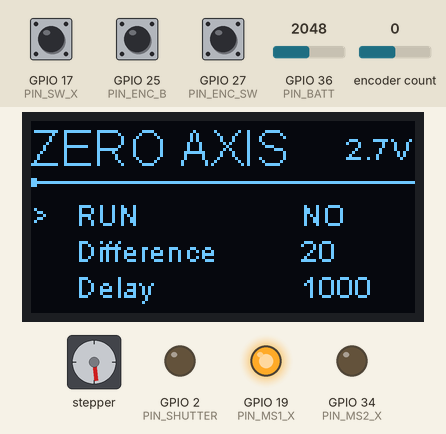
Bench run of a sketch on a simulated ESP32. Parts: stepper motor, 128×64 one-colour display, output pins drawn as LEDs (lit = HIGH). Wiring (inferred from the names in the program): stepper motor driver (200 steps per turn assumed): step GPIO 16; direction GPIO 23; enable GPIO 18. Dashed ring = blinking. Inputs (shaded band) come from the test bench; at power-on: GPIO 17 (PIN_SW_X) HIGH, GPIO 27 (PIN_ENC_SW) HIGH, encoder count 0, GPIO 25 (PIN_ENC_B) HIGH, GPIO 36 (PIN_BATT) = 2048. Pins used as bus, display or sensor lines are not drawn; what the sketch prints to the serial monitor is not drawn.

Above: at 1.2 s.
1.3 s: GPIO 17 (PIN_SW_X) pulled LOW for 0.15 s
At 2.7 s:
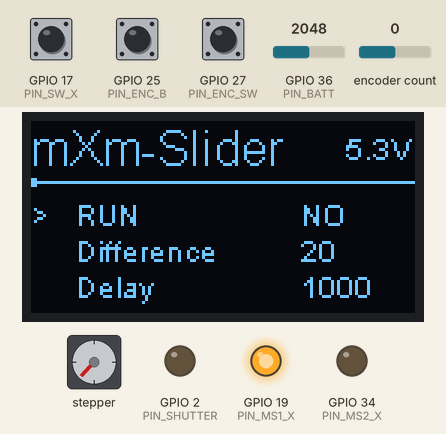
3.4 s: GPIO 27 (PIN_ENC_SW) pulled LOW for 0.15 s
At 3.87 s:
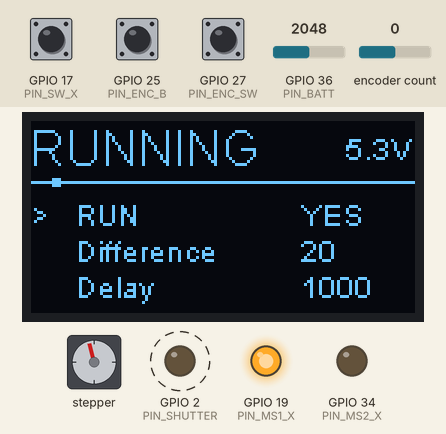
4.1 s: encoder count set to -1
At 4.5 s:
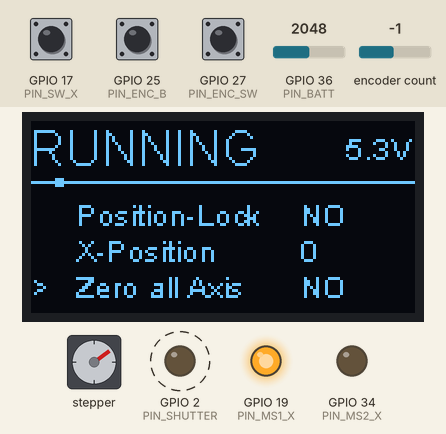
6.7 s: GPIO 27 (PIN_ENC_SW) pulled LOW for 1 s
At 7.0 s:
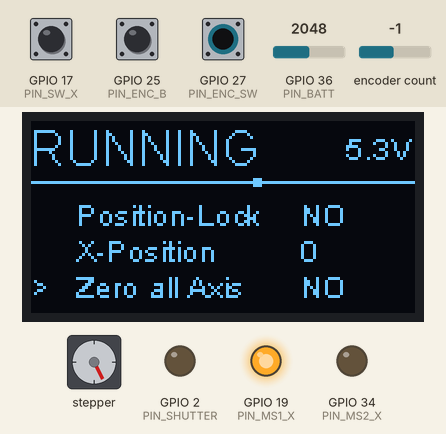
10.7 s: GPIO 17 (PIN_SW_X) pulled LOW for 1 s
At 13.1 s:
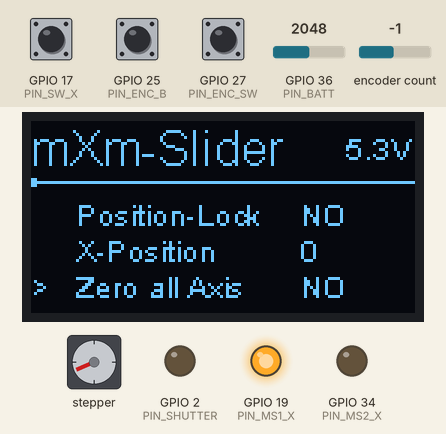
13.4 s: GPIO 27 (PIN_ENC_SW) pulled LOW for 0.15 s
At 14.0 s:
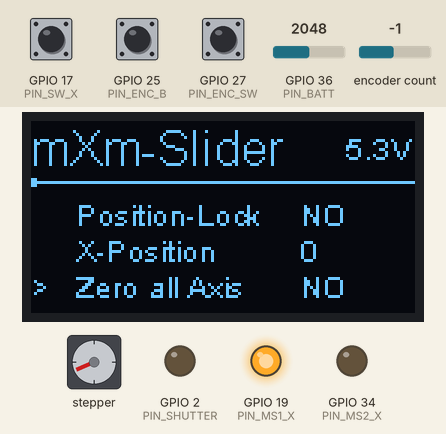
Timing chart, 0 to 64.0 s (numbered marks = the images above; inputs shaded):
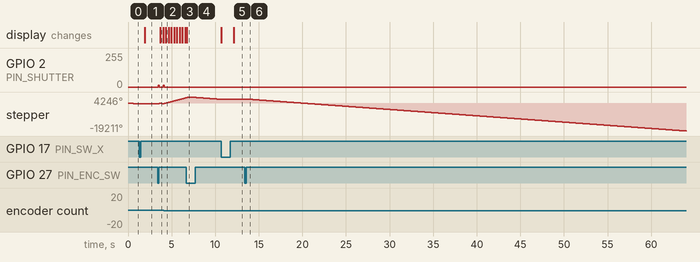

The sketch:

main.ino
```cpp
#include <Wire.h>
#include <RotaryEncoder.h>
#include <SSD1306Wire.h>
#include <esp_wifi.h>
#include <esp_bt.h>

#define X_MAX 4000

#define PIN_DIR_X 23
#define PIN_STEP_X 16
#define PIN_MS1_X 19
#define PIN_MS2_X 34
#define PIN_EN_X 18

#define PIN_DIR_Y 35
#define PIN_STEP_Y 32
#define PIN_SW_X 17
#define PIN_SW_Y 5

#define PIN_SHUTTER 2

#define PIN_BATT A0

#define PIN_ENC_A 26
#define PIN_ENC_B 25
#define PIN_ENC_SW 27

hw_timer_t * timer = NULL;
TaskHandle_t xTask1;
TaskHandle_t xTask2;

RotaryEncoder encoder(PIN_ENC_A, PIN_ENC_B);
SSD1306Wire display(0x3c, 21, 22);

int batt = 0;
int part = 0;
int encoder_click = 0;

int set_accelX = 500;
int set_posY = 0;
int set_accelY = 500;

volatile int stage = 0;
volatile int position = 0;
volatile int gotopos = 0;

enum {
	STAGE_GOTO,
	STAGE_WAIT,
	STAGE_EXPOSE,
	STAGE_DELAY,
	STAGE_LAST
};

// menu
enum {
	MENU_INT,
	MENU_UINT,
	MENU_BOOL,
};
typedef struct {
	char text[20];
	uint8_t type;
	uint8_t steps;
	uint8_t updated;
	int16_t value;
	int16_t last;
	int16_t min;
	int16_t max;
} MENU;
#define MENU_DE 3

enum {
	M_RUN,
	M_DIFF,
	M_DELAY,
	M_WAIT,
	M_EXPOS,
	M_START,
	M_END,
	M_SPEED,
	M_ACCEL,
	M_POSLOCK,
	M_XPOS,
	M_ZERO,
	M_LAST
};

volatile int menu_s = 0;
volatile int menu_n = 1;
volatile MENU menu[M_LAST] = {
	{"RUN", MENU_BOOL, 1, 1, 0, 0, 0, 1},
	{"Difference", MENU_INT, 10, 1, 20, 0, 1, X_MAX},
	{"Delay", MENU_INT, 100, 1, 1000, 0, 0, 30000},
	{"Wait", MENU_INT, 10, 0, 300, 0, 0, 1000},
	{"Exposure", MENU_INT, 100, 0, 100, 0, 10, 30000},
	{"Start-Position", MENU_INT, 100, 1, 0, 0, 0, X_MAX},
	{"End-Position", MENU_INT, 100, 1, X_MAX, 0, 0, X_MAX},
	{"Speed", MENU_INT, 5, 1, 1, 0, 1, 100},
	{"Acceleration", MENU_INT, 10, 1, 500, 0, 1, 400},
	{"Position-Lock", MENU_BOOL, 1, 1, 0, 0, 0, 1},
	{"X-Position", MENU_UINT, 1, 1, 0, 0, -18, 18},
	{"Zero all Axis", MENU_BOOL, 1, 1, 1, 0, 0, 1},
};

void IRAM_ATTR isr_encoder() {
	encoder.tick();
}

volatile uint8_t redraw = 1;
volatile int16_t M_XPOS_last = 0;

void draw_menu() {
	int n = 0;
	int m_y = 25;
	char tmpstr[10];
	int ms = 0;
	if (menu_s == 0) {
		menu_n = encoder.getPosition();
		if (menu_n >= M_LAST) {
			menu_n = 0;
			encoder.setPosition(menu_n);
		} else if (menu_n < 0) {
			menu_n = M_LAST - 1;
			encoder.setPosition(menu_n);
		}
	} else {
		menu[menu_n].value = encoder.getPosition() * menu[menu_n].steps;
		if (menu[menu_n].value < menu[menu_n].min) {
			menu[menu_n].value = menu[menu_n].min;
			encoder.setPosition(menu[menu_n].value / menu[menu_n].steps);
		} else if (menu[menu_n].value > menu[menu_n].max) {
			menu[menu_n].value = menu[menu_n].max;
			encoder.setPosition(menu[menu_n].value / menu[menu_n].steps);
		}
		if (menu[menu_n].last != menu[menu_n].value) {
			menu[menu_n].updated = 1;
			menu[menu_n].last = menu[menu_n].value;
			if (menu[M_DELAY].value - menu[M_WAIT].value - menu[M_EXPOS].value < 0) {
				menu[M_DELAY].value = menu[M_WAIT].value + menu[M_EXPOS].value;
				encoder.setPosition(menu[menu_n].value / menu[menu_n].steps);
			}
		}
	}
	if (digitalRead(PIN_ENC_SW) == 0) {
		encoder_click = 1;
	}
	if (encoder_click == 1) {
		if (menu_s == 0) {
			if (menu[menu_n].type == MENU_BOOL) {
				menu[menu_n].value = 1 - menu[menu_n].value;
				menu[menu_n].updated = 1;
				menu[menu_n].last = menu[menu_n].value;
			} else {
				menu_s = 1;
				encoder.setPosition(menu[menu_n].value / menu[menu_n].steps);
			}
		} else {
			menu_s = 0;
			encoder.setPosition(menu_n);
			menu[M_XPOS].value = 0;
		}
		delay(300);
		encoder_click = 0;
	}
	if (menu_n < (MENU_DE - 1) / 2) {
		ms = 0;
	} else if (menu_n > M_LAST - (MENU_DE + 1) / 2) {
		ms = M_LAST - MENU_DE;
	} else {
		ms = menu_n - (MENU_DE - 1) / 2;
	}
	display.clear();
	if (menu[M_RUN].value == 1) {
		display.setFont(ArialMT_Plain_16);
		display.drawString(0, 0, "RUNNING");
	} else if (menu[M_ZERO].value == 1) {
		display.setFont(ArialMT_Plain_16);
		display.drawString(0, 0, "ZERO AXIS");
	} else {
		display.setFont(ArialMT_Plain_16);
		display.drawString(0, 0, "mXm-Slider");
	}
	// draw position-bar
	int cpos = position;
	int lpos = cpos * 128 / X_MAX;
	display.drawHorizontalLine(0, 20, 128);
	display.drawVerticalLine(lpos - 1, 19, 3);
	display.drawVerticalLine(lpos, 19, 3);
	display.drawVerticalLine(lpos + 1, 19, 3);
	display.setFont(ArialMT_Plain_10);
	sprintf(tmpstr, "%0.1fV", (float)batt / 10.0);
	display.drawString(105, 3, tmpstr);
	for (n = ms; n < M_LAST; n++) {
		switch(menu[n].type) {
			case MENU_BOOL: {
				if (menu[n].value == 1) {
					sprintf(tmpstr, "YES\n");
				} else {
					sprintf(tmpstr, "NO\n");
				}
				break;
			};
			default: {
				sprintf(tmpstr, "%i\n", menu[n].value);
			};
		}
		if (menu_s == 0) {
			display.setFont(ArialMT_Plain_10);
			if (menu_n == n) {
				display.drawString(0, m_y, ">");
			}
			display.drawString(15, m_y, (char *)menu[n].text);
			display.drawString(90, m_y, tmpstr);
			m_y += 12;
		} else if (menu_n == n) {
			display.setFont(ArialMT_Plain_16);
			display.drawString(10, 23, (char *)menu[n].text);
			display.setFont(ArialMT_Plain_24);
			display.drawString(70, 40, tmpstr);
		}
	}
	if (menu_n == M_XPOS && menu_s == 1) {
		if (redraw == 1) {
			display.display();
			redraw = 0;
		}
	} else {
		display.display();
	}

}


void gotozeroX() {
	part = 0;
	menu[M_RUN].value = 0;
	// force move out of sw
	digitalWrite(PIN_DIR_X, HIGH);
	while (digitalRead(PIN_SW_X) == 0) {
		digitalWrite(PIN_EN_X, LOW);
		digitalWrite(PIN_STEP_X, HIGH);
		delayMicroseconds(100);
		digitalWrite(PIN_STEP_X, LOW);
		delayMicroseconds(4000);
	}
	// move to sw
	digitalWrite(PIN_DIR_X, LOW);
	while (digitalRead(PIN_SW_X) == 1) {
		digitalWrite(PIN_EN_X, LOW);
		digitalWrite(PIN_STEP_X, HIGH);
		delayMicroseconds(100);
		digitalWrite(PIN_STEP_X, LOW);
		delayMicroseconds(4000);
	}
	// move slowly out of sw
	digitalWrite(PIN_DIR_X, HIGH);
	while (digitalRead(PIN_SW_X) == 0) {
		digitalWrite(PIN_EN_X, LOW);
		digitalWrite(PIN_STEP_X, HIGH);
		delayMicroseconds(100);
		digitalWrite(PIN_STEP_X, LOW);
		delayMicroseconds(20000);
	}
	// move slowly to zero pos
	int n = 0;
	for (n = 0; n < 20; n++) {
		digitalWrite(PIN_EN_X, LOW);
		digitalWrite(PIN_STEP_X, HIGH);
		delayMicroseconds(100);
		digitalWrite(PIN_STEP_X, LOW);
		delayMicroseconds(20000);
	}
	if (menu[M_POSLOCK].value == 0) {
		digitalWrite(PIN_EN_X, HIGH);
	}
	position = 0;
}


void IRAM_ATTR onTimer() {
	if (menu_n == M_XPOS && menu_s == 1) {
		timerAlarmWrite(timer, 20000 - abs(menu[M_XPOS].value) * 1000, true);
		digitalWrite(PIN_EN_X, LOW);
		if (menu[M_XPOS].value < 0) {
			digitalWrite(PIN_DIR_X, HIGH);
			digitalWrite(PIN_STEP_X, HIGH);
			digitalWrite(PIN_STEP_X, LOW);
			position++;
			if (position >= X_MAX) {
				menu[M_XPOS].value = 0;
				encoder.setPosition(menu[M_XPOS].value);
			} else if (X_MAX - position < menu[M_XPOS].value * 2) {
				menu[M_XPOS].value = (X_MAX - position) / 2;
				encoder.setPosition(menu[M_XPOS].value);
			}
		} else if (menu[M_XPOS].value > 0) {
			digitalWrite(PIN_DIR_X, LOW);
			digitalWrite(PIN_STEP_X, HIGH);
			digitalWrite(PIN_STEP_X, LOW);
			position--;
			if (position <= 0) {
				menu[M_XPOS].value = 0;
				encoder.setPosition(menu[M_XPOS].value);
			} else if (position < menu[M_XPOS].value * 2) {
				menu[M_XPOS].value = position / 2;
				encoder.setPosition(menu[M_XPOS].value);
			}
		}
		if (M_XPOS_last != menu[M_XPOS].value) {
			redraw = 1;
			M_XPOS_last = menu[M_XPOS].value;
		}


	} else if (menu[M_RUN].value == 1) {
			if (stage == STAGE_GOTO) {
				if (position < gotopos) {
					timerAlarmWrite(timer, 10000 - menu[M_SPEED].value * 8000 / 100, true);
					digitalWrite(PIN_DIR_X, HIGH);
					digitalWrite(PIN_STEP_X, HIGH);
					digitalWrite(PIN_STEP_X, LOW);
					position++;
				} else if (position > gotopos) {
					timerAlarmWrite(timer, 10000 - menu[M_SPEED].value * 8000 / 100, true);
					digitalWrite(PIN_DIR_X, LOW);
					digitalWrite(PIN_STEP_X, HIGH);
					digitalWrite(PIN_STEP_X, LOW);
					position--;
				} else {
					timerAlarmWrite(timer, menu[M_WAIT].value * 1000, true);
					stage = STAGE_WAIT;
				}
			} else if (stage == STAGE_WAIT) {
				timerAlarmWrite(timer, menu[M_EXPOS].value * 1000, true);
				digitalWrite(PIN_SHUTTER, HIGH);
				stage = STAGE_EXPOSE;
			} else if (stage == STAGE_EXPOSE) {
				timerAlarmWrite(timer, (menu[M_DELAY].value - menu[M_WAIT].value - menu[M_EXPOS].value) * 1000, true);
				digitalWrite(PIN_SHUTTER, LOW);
				gotopos = menu[M_START].value + (part * menu[M_DIFF].value);
				part++;
				digitalWrite(PIN_EN_X, LOW);
				stage = STAGE_GOTO;
			}
	} else{
		timerAlarmWrite(timer, 100000, true);
	}
}


void setup() {
	Serial.begin(115200);
	Serial.println("welcome to the mXm-Slider");

	//esp_wifi_stop();
	esp_bt_controller_disable();

	// display
	display.init();
	display.flipScreenVertically();
	display.clear();
	display.setFont(ArialMT_Plain_24);
	display.drawString(0, 0, "mXm-Slider");
	display.display();
	display.setFont(ArialMT_Plain_16);

	// pins
	pinMode(PIN_SHUTTER, OUTPUT);
	digitalWrite(PIN_SHUTTER, LOW);
	pinMode(PIN_MS1_X, OUTPUT);
	digitalWrite(PIN_MS1_X, HIGH);
	pinMode(PIN_MS2_X, OUTPUT);
	digitalWrite(PIN_MS2_X, LOW);
	pinMode(PIN_EN_X, OUTPUT);
	digitalWrite(PIN_EN_X, HIGH);
	pinMode(PIN_DIR_X, OUTPUT);
	digitalWrite(PIN_DIR_X, HIGH);
	pinMode(PIN_STEP_X, OUTPUT);
	digitalWrite(PIN_STEP_X, HIGH);
	pinMode(PIN_SW_X, INPUT_PULLUP);

	// encoder
	attachInterrupt(PIN_ENC_A, isr_encoder, CHANGE);
	attachInterrupt(PIN_ENC_B, isr_encoder, CHANGE);
	pinMode(PIN_ENC_SW, INPUT_PULLUP);

	timer = timerBegin(0, 80, true);
	timerAttachInterrupt(timer, &onTimer, true);
	timerAlarmWrite(timer, 1000, true);
	timerAlarmEnable(timer);
}


void loop() {
	static int mn = 0;
	batt = ((analogRead(PIN_BATT) * 33 * 3.3 / 4096) + batt) / 2;
	draw_menu();
	int n = 0;
	int d = 300;
	char tmp_str[100];
	for (n = 0; n < M_LAST; n++) {
		if (menu[n].updated != 0) {
			menu[n].updated = 0;
//			mn = n;
			d = 100;
			if (n == M_RUN) {
				// start run
				if (menu[M_RUN].value == 1) {
					part = 0;
					digitalWrite(PIN_EN_X, LOW);
					gotopos = menu[M_START].value + (part * menu[M_DIFF].value);
					if (menu[M_START].value + (part * menu[M_DIFF].value) > menu[M_END].value) {
						menu[M_RUN].value = 0;
					}
				}
			}
			if (n == M_POSLOCK) {
				// change lock
				if (menu[M_POSLOCK].value == 1) {
					digitalWrite(PIN_EN_X, LOW);
				} else {
					digitalWrite(PIN_EN_X, HIGH);
				}
			}
		}
	}

	if (menu[M_ZERO].value == 1) {
		gotozeroX();
		menu[M_ZERO].value = 0;
	}
}
```

Measured:
- after the input at 1.3 s, the display: first changes after 0.61 s (image 1 shows a later state)
- after the input at 3.4 s, GPIO 2 (PIN_SHUTTER): 0/255 → 13/255 after 0.07 s, → 0/255 0.12 s later, → 13/255 0.46 s later; stepper: turns 477° clockwise in 0.29 s, then 475° counter-clockwise in 0.25 s, then 142° clockwise in 0.07 s; the display: changes after 0.32 s (image 2)
- after the input at 4.1 s, the display: changes after 0.25 s (image 3)
- after the input at 13.4 s, stepper: keeps turning counter-clockwise at about 437°/s, starting after 0.34 s
